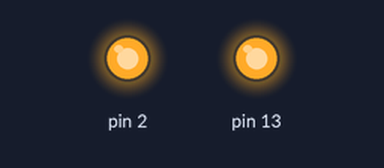
A sketch run on a simulated Arduino Uno, built with avr-gcc and run on an emulated ATmega328P. Parts: output pins drawn as LEDs (lit = HIGH).

Above: at 0.1 s.
Timing chart, 0 to 1.6 s (numbered marks = the images above):
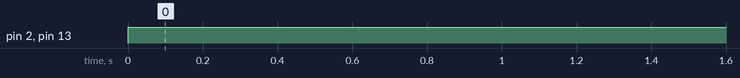

Measured:
- by itself, pin 2, pin 13: LOW → HIGH at 0.00 s

The sketch:

1IR_detec.ino
```cpp
void setup() {
  // Initialize pin 2 and pin 11 as output
  pinMode(2, OUTPUT);
  pinMode(13, OUTPUT);
}

void loop() {
  // Turn on the LED connected to pin 2
  digitalWrite(2, HIGH);

  // Turn on the LED connected to pin 11
  digitalWrite(13, HIGH);

  // You can add a delay if needed
  // delay(1000); // Wait for 1 second
}
```
